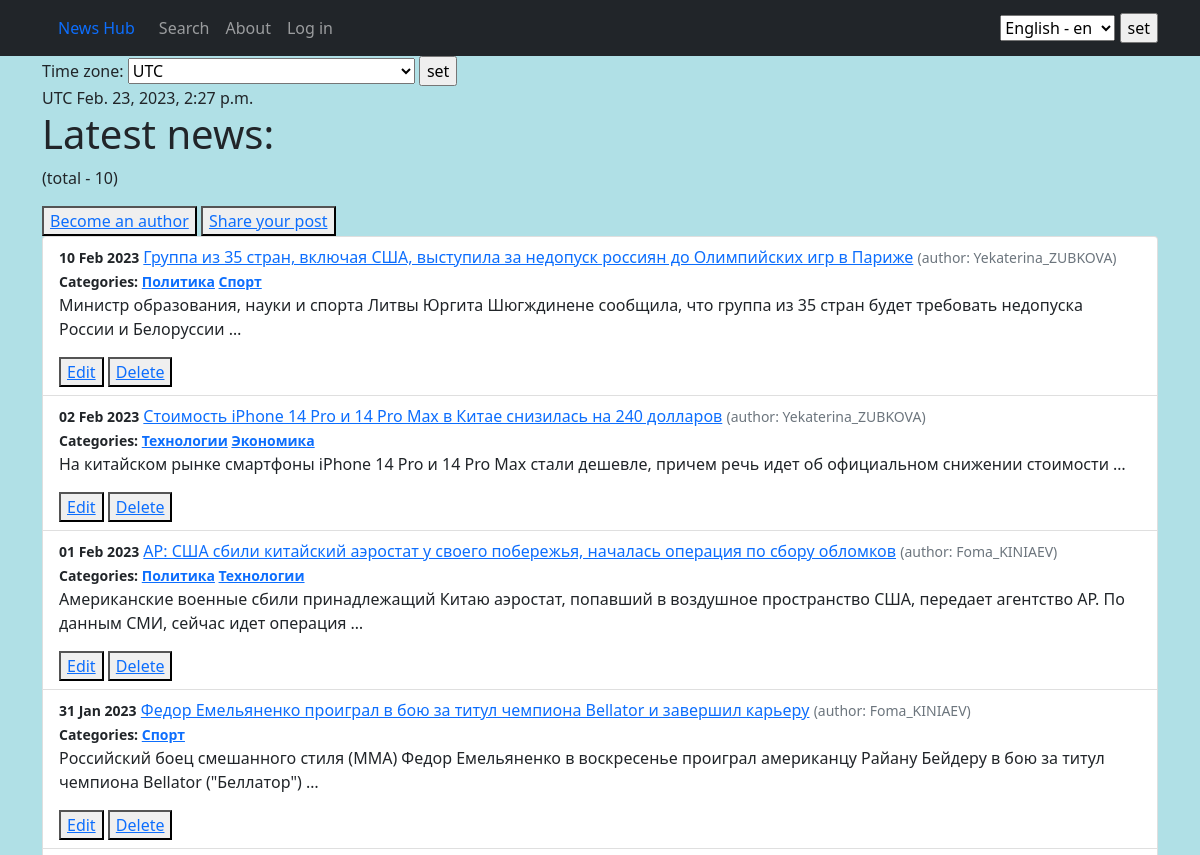
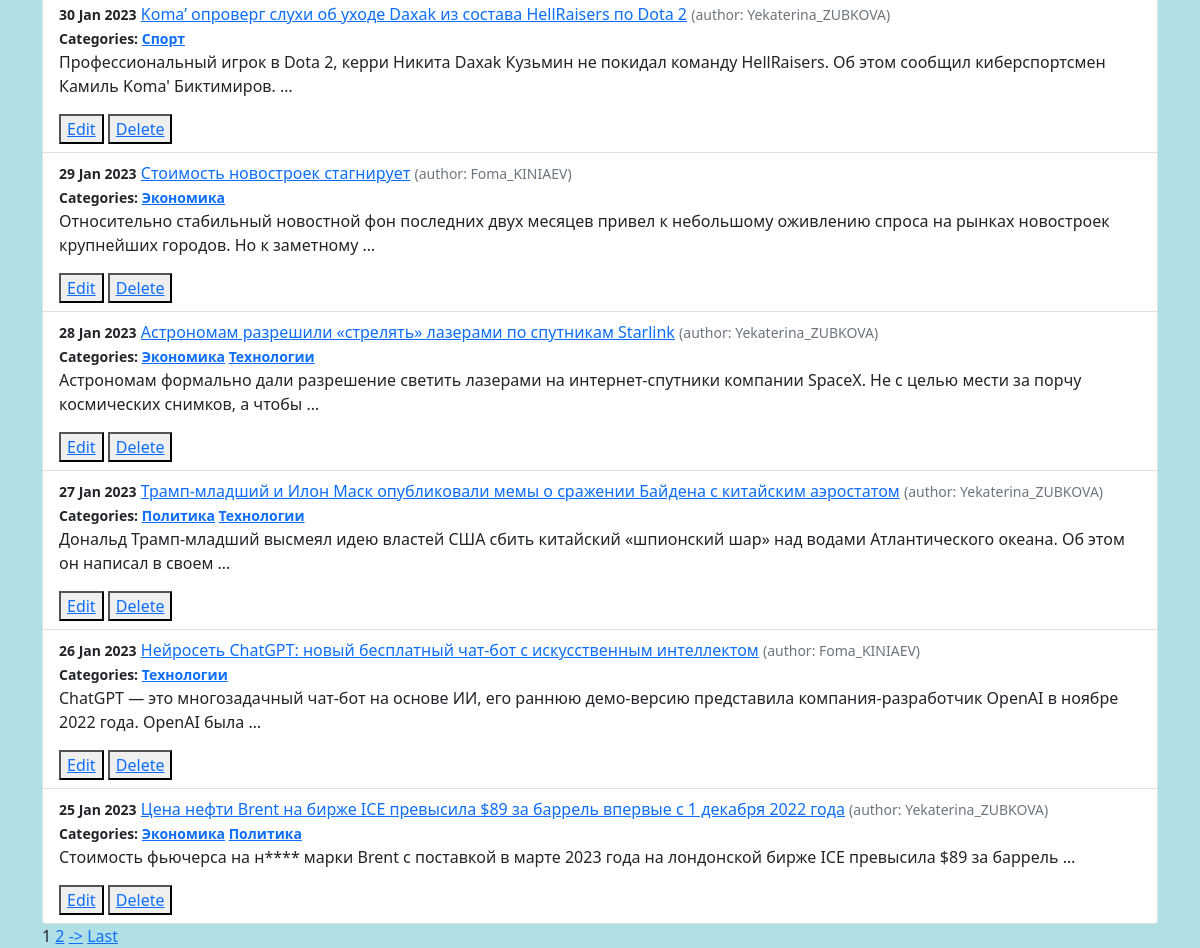
The app's page /, older data (2 pictures, top to bottom).
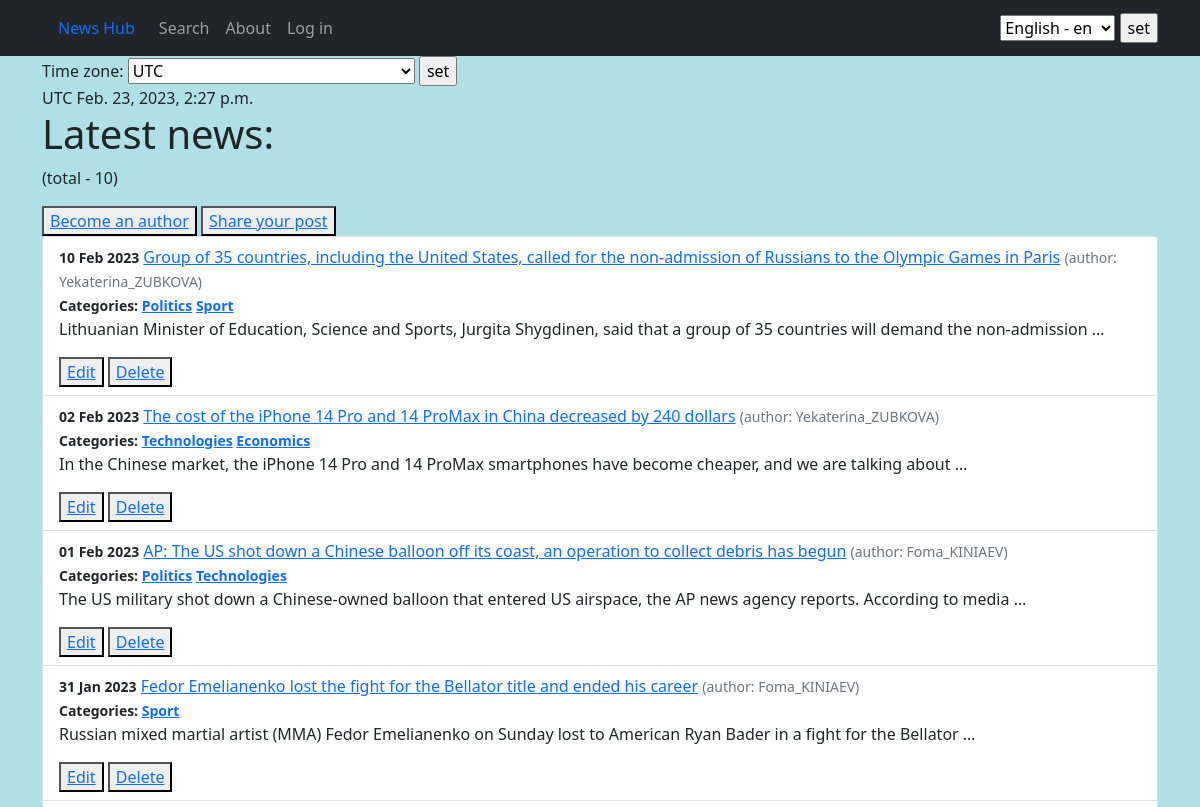
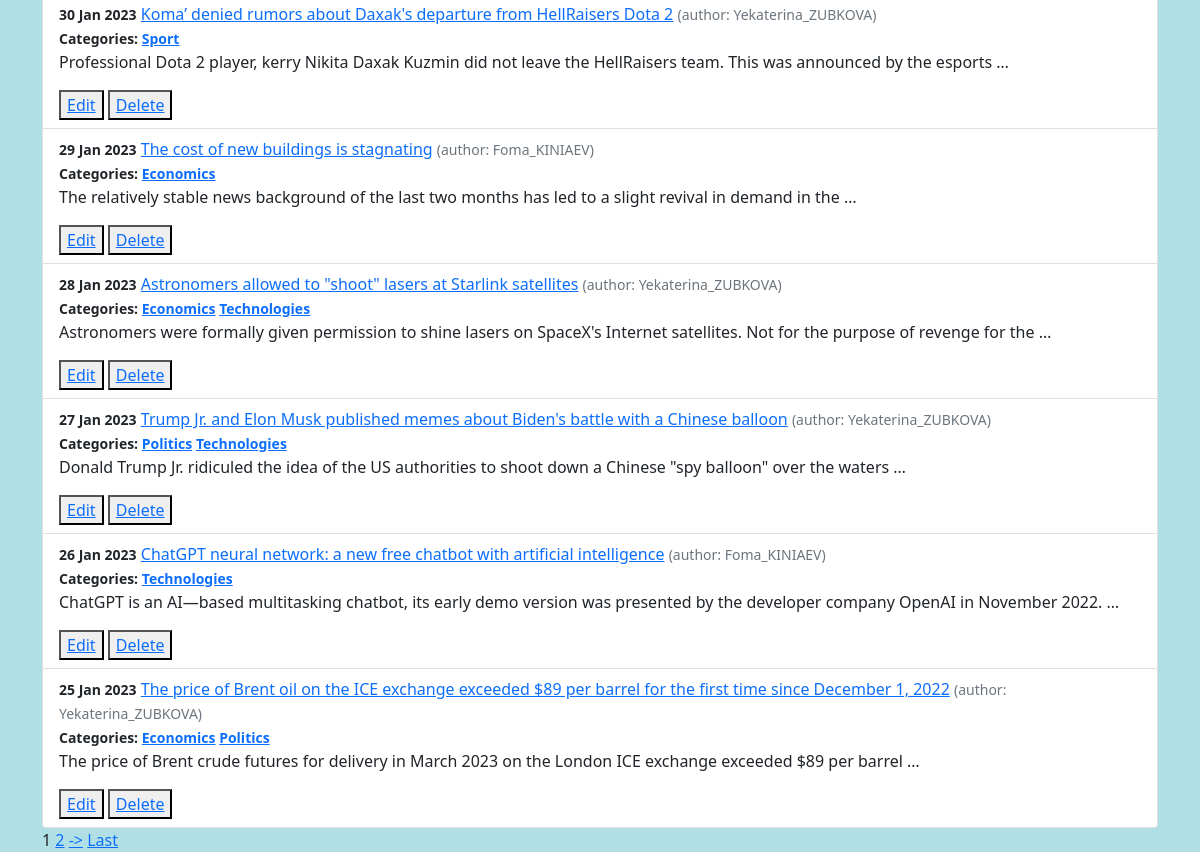
The same page, newer data (2 pictures, top to bottom).
### news/models.py (models this page shows, shortened)
class Post(models.Model):
    author = models.ForeignKey(Author, on_delete=models.CASCADE)
    type = models.CharField(max_length=1, choices=POST_TYPES)
    creation_date = models.DateTimeField(auto_now_add=True)
    category = models.ManyToManyField(Category, through='PostCategory')
    title = models.CharField(max_length=255)
    text = models.TextField()
    _rating = models.IntegerField(default=0, db_column='rating')

class Author(models.Model):
    user = models.OneToOneField(User, on_delete=models.CASCADE)
    _rating = models.IntegerField(default=0)
    def __str__(self):
        return f'{self.user}'

class Category(models.Model):
    theme = models.CharField(max_length=50, unique=True)
    subscribers = models.ManyToManyField(User, related_name='categories')
    def __str__(self):
        return f'{self.theme}'

### news/views.py (the view, shortened to what this page needs)
# urls.py: path('', cache_page(60)(PostsList.as_view())),
class PostsList(ListView):
    model = Post
    ordering = '-creation_date'
    template_name = 'posts.html'
    context_object_name = 'posts'
    paginate_by = 10
    def get_context_data(self, **kwargs):
        context = super().get_context_data(**kwargs)
        context['is_not_author'] = not self.request.user.groups.filter(name='author').exists()
        context['current_time'] = timezone.now()
        context['timezones'] = pytz.common_timezones
        return context

### news/templatetags/custom_filters.py (called while the page is built)
@register.filter()
def censor(value, word):
    if isinstance(value, str):
        censored = word[0].lower() + '*' * (len(word) - 1)
        value = value.replace(word.lower(), censored)
        censored = censored.capitalize()
        value = value.replace(word.capitalize(), censored)
        return value
    else:
        raise TypeError('expected str')

### templates/posts.html (shortened to what this page needs)
{% extends 'flatpages/default.html' %}
{% load i18n %}
{% load tz %}
{% load custom_filters %}
{% block content %}
{% get_current_timezone as TIME_ZONE %}
    <form action="" method="POST">
        <label for="timezone">Time zone:</label>
        <select name="timezone">
            {% for tz in timezones %}
            <option value="{{ tz }}"{% if tz == TIME_ZONE %} selected{% endif %}>{{ tz }}</option>
            {% endfor %}
        </select>
        <input type="submit" value="set">
    </form>
    {{ TIME_ZONE }}
    {{ current_time|timezone:TIME_ZONE }}
    <h1>{% trans "Latest news:" %}</h1>
    <p>({% trans "total" %} - {{ posts|length }})</p>
    {% if is_not_author %}
    <button><a href="../sign/author/">{% trans "Become an author" %}</a></button>
    {% endif %}
    <button><a href="{% url 'post_add' %}">{% trans "Share your post" %}</a></button>
    <ul class="list-group list-group-flash">
        {% for post in posts %}
            <li class="list-group-item">
                <small class="fw-bold">{{ post.creation_date|date:"d M Y" }}</small>
                <a href={{post.id}}>{{ post.title|censor:'нефть' }}</a>
                <small class="text-muted">({% trans "author:" %} {{ post.author }})</small><br>
                <small class="fw-bold">{% trans "Categories:" %}
                    {% for category in post.category.all %}
                        <a href="{% url 'category_list' category.id %}">{{ category }}</a>
                    {% endfor %}
                </small>
                <p>{{ post.text|truncatewords:20|censor:'нефть' }}</p>
                <button><a href="{% url 'post_edit' post.id %}">{% trans "Edit" %}</a></button>
                <button><a href="{% url 'post_delete' post.id %}">{% trans "Delete" %}</a></button>
            </li>
        {% endfor %}
    </ul>
    {% if is_paginated %}
        {% for num in page_obj.paginator.page_range %}
            {% if page_obj.number == num %}
                <a>{{ num }}</a>
            {% elif num > page_obj.number|add:'-3' and num < page_obj.number|add:'3' %}
                <a href="?page={{ num }}">{{ num }}</a>
            {% endif %}
        {% endfor %}
        {% if page_obj.has_next %}
            <a href="?page={{ page_obj.next_page_number }}">-></a>
            <a href="?page={{ page_obj.paginator.num_pages}}">{% trans "Last" %}</a>
        {% endif %}
    {% endif %}
{% endblock content %}

### templates/flatpages/default.html (shortened to what this page needs)
<!DOCTYPE html>
{% load i18n %}
{% load tz %}
<html lang="en">
    <head>
        {% load static %}
        <link href="{% static 'css/styles.css' %}" rel="stylesheet" />
    </head>
    <body>
            <nav class="navbar navbar-expand-lg navbar-dark bg-dark static-top">
               <div class="container">
                   <a class="nav-link" href="http://127.0.0.1:8000/news/">{% trans "News Hub" %}</a>
                   <div class="collapse navbar-collapse" id="navbarResponsive">
                       <ul class="navbar-nav ml-auto">
                           <li class="nav-item">
                               <a class="nav-link" href="/news/search/">{% trans "Search" %}</a>
                           </li>
                           <li class="nav-item">
                               <a class="nav-link" href="/about/app/">{% trans "About" %}</a>
                           </li>
                           <li class="nav-item">
                               {% if user.is_authenticated %}
                                    <a class="nav-link" href="/accounts/logout/">{% trans "Log out" %}</a>
                               {% else %}
                                    <a class="nav-link" href="/accounts/login/">{% trans "Log in" %}</a>
                               {% endif %}
                           </li>
                       </ul>
                   </div>
                   <form action="{% url 'set_language' %}" method="POST"> {% csrf_token %}
                        <select name="language" id="">
                            {% get_available_languages as LANGUAGES %}
                            {% get_language_info_list for LANGUAGES as languages %}
                            {% for language in languages %}
                                <option value="{{ language.code }}" {% if language.code == LANGUAGE_CODE %} selected {% endif %}>
                                    {{ language.name_local }} - {{ language.code }}
                                </option>
                            {% endfor %}
                        </select>
                        <input type="submit" value="set">
                    </form>
               </div>
            </nav>
            <div class="container">
               <div class="row">
                   <div class="col-lg-12 text-left">
                       {% block content %}{% endblock content %}
                   </div>
               </div>
            </div>
    </body>
</html>

Row changes from the older to the newer data that the page shows:
changed Post: title|censor "Группа из 35 стран, включая США, выступила за недопуск россиян до Олимпийских игр в Париже" → "Group of 35 countries, including the United States, called for the non-admission of Russians to the Olympic Games in Paris"; text|censor "Министр образования, науки и спорта Литвы Юргита Шюгждинене сообщила, что группа из 35 стран будет требовать недопуска России и Белоруссии …" → "Lithuanian Minister of Education, Science and Sports, Jurgita Shygdinen, said that a group of 35 countries will demand the non-admission …"
changed Category: theme "Политика" → "Politics"
changed Category: theme "Спорт" → "Sport"
changed Post: title|censor "Стоимость iPhone 14 Pro и 14 Pro Max в Китае снизилась на 240 долларов" → "The cost of the iPhone 14 Pro and 14 ProMax in China decreased by 240 dollars"; text|censor "На китайском рынке смартфоны iPhone 14 Pro и 14 Pro Max стали дешевле, причем речь идет об официальном снижении стоимости …" → "In the Chinese market, the iPhone 14 Pro and 14 ProMax smartphones have become cheaper, and we are talking about …"
changed Category: theme "Технологии" → "Technologies"
changed Category: theme "Экономика" → "Economics"
changed Post: title|censor "AP: США сбили китайский аэростат у своего побережья, началась операция по сбору обломков" → "AP: The US shot down a Chinese balloon off its coast, an operation to collect debris has begun"; text|censor "Американские военные сбили принадлежащий Китаю аэростат, попавший в воздушное пространство США, передает агентство AP. По данным СМИ, сейчас идет операция …" → "The US military shot down a Chinese-owned balloon that entered US airspace, the AP news agency reports. According to media …"
changed Post: title|censor "Федор Емельяненко проиграл в бою за титул чемпиона Bellator и завершил карьеру" → "Fedor Emelianenko lost the fight for the Bellator title and ended his career"; text|censor "Российский боец смешанного стиля (ММА) Федор Емельяненко в воскресенье проиграл американцу Райану Бейдеру в бою за титул чемпиона Bellator (\"Беллатор\") …" → "Russian mixed martial artist (MMA) Fedor Emelianenko on Sunday lost to American Ryan Bader in a fight for the Bellator …"
changed Post: title|censor "Koma’ опроверг слухи об уходе Daxak из состава HellRaisers по Dota 2" → "Koma’ denied rumors about Daxak's departure from HellRaisers Dota 2"; text|censor "Профессиональный игрок в Dota 2, керри Никита Daxak Кузьмин не покидал команду HellRaisers. Об этом сообщил киберспортсмен Камиль Koma' Биктимиров. …" → "Professional Dota 2 player, kerry Nikita Daxak Kuzmin did not leave the HellRaisers team. This was announced by the esports …"
changed Post: title|censor "Стоимость новостроек стагнирует" → "The cost of new buildings is stagnating"; text|censor "Относительно стабильный новостной фон последних двух месяцев привел к небольшому оживлению спроса на рынках новостроек крупнейших городов. Но к заметному …" → "The relatively stable news background of the last two months has led to a slight revival in demand in the …"
changed Post: title|censor "Астрономам разрешили «стрелять» лазерами по спутникам Starlink" → "Astronomers allowed to \"shoot\" lasers at Starlink satellites"; text|censor "Астрономам формально дали разрешение светить лазерами на интернет-спутники компании SpaceX. Не с целью мести за порчу космических снимков, а чтобы …" → "Astronomers were formally given permission to shine lasers on SpaceX's Internet satellites. Not for the purpose of revenge for the …"
changed Post: title|censor "Трамп-младший и Илон Маск опубликовали мемы о сражении Байдена с китайским аэростатом" → "Trump Jr. and Elon Musk published memes about Biden's battle with a Chinese balloon"; text|censor "Дональд Трамп-младший высмеял идею властей США сбить китайский «шпионский шар» над водами Атлантического океана. Об этом он написал в своем …" → "Donald Trump Jr. ridiculed the idea of the US authorities to shoot down a Chinese \"spy balloon\" over the waters …"
changed Post: title|censor "Нейросеть ChatGPT: новый бесплатный чат-бот с искусственным интеллектом" → "ChatGPT neural network: a new free chatbot with artificial intelligence"; text|censor "ChatGPT — это многозадачный чат-бот на основе ИИ, его раннюю демо-версию представила компания-разработчик OpenAI в ноябре 2022 года. OpenAI была …" → "ChatGPT is an AI—based multitasking chatbot, its early demo version was presented by the developer company OpenAI in November 2022. …"
changed Post: title|censor "Цена нефти Brent на бирже ICE превысила $89 за баррель впервые с 1 декабря 2022 года" → "The price of Brent oil on the ICE exchange exceeded $89 per barrel for the first time since December 1, 2022"; text|censor "Стоимость фьючерса на н**** марки Brent с поставкой в марте 2023 года на лондонской бирже ICE превысила $89 за баррель …" → "The price of Brent crude futures for delivery in March 2023 on the London ICE exchange exceeded $89 per barrel …"
